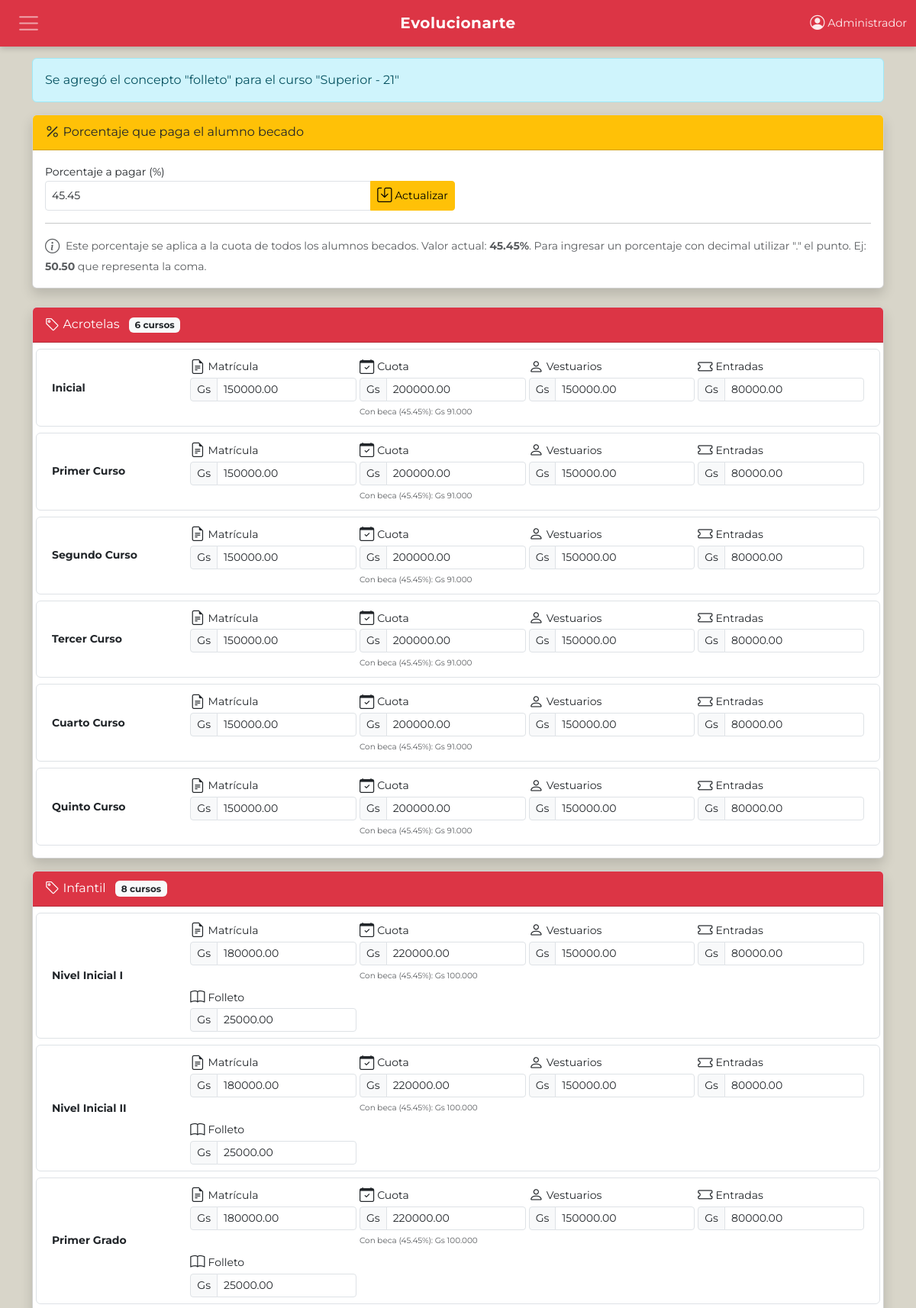
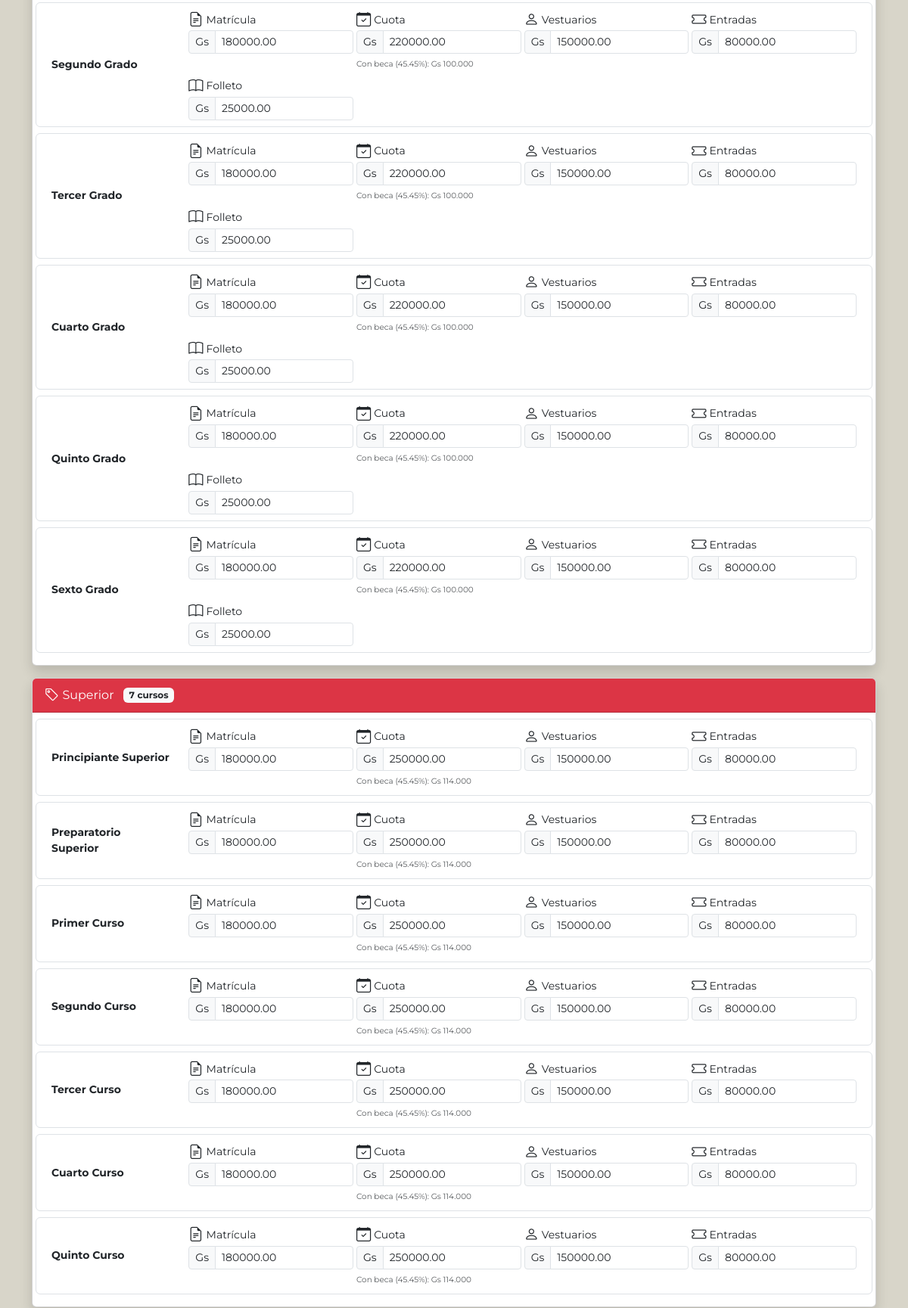
/secciones/configuracion/configurar_pagos.php (signed in, upper part), run on the app's committed database (2 pictures, top to bottom).
### tables this page shows
CREATE TABLE IF NOT EXISTS `cursos` (
  `id_curso` INT NOT NULL AUTO_INCREMENT,
  `nombre` VARCHAR(100) NOT NULL,
  `tipo` ENUM('Acrotelas', 'Infantil', 'Superior') NOT NULL,
  `orden` INT NOT NULL,
  `activo` TINYINT(1) DEFAULT 1,
  PRIMARY KEY (`id_curso`)
);

CREATE TABLE IF NOT EXISTS `configuracion` (
  `clave` VARCHAR(50) NOT NULL,
  `valor` VARCHAR(255) NOT NULL,
  PRIMARY KEY (`clave`)
);

### helpers/functions.php (called while the page is built, shortened)
<?php
function obtenerPorcentajeBeca($pdo) {
    $stmt = $pdo->query("SELECT valor FROM configuracion WHERE clave = 'porcentaje_beca'");
    $row = $stmt->fetch(PDO::FETCH_ASSOC);
    return $row ? (float)$row['valor'] : 45.45;
}

### secciones/configuracion/configurar_pagos.php (the view, shortened to what this page needs)
<?php
include '../../includes/header.php';
include '../../includes/navbar.php';
require_once '../../config/db.php';
$mensaje = '';
$porcentaje_beca = obtenerPorcentajeBeca($pdo);
$conceptos_por_tipo = [
    'Acrotelas' => ['matrícula', 'cuota', 'vestuarios', 'entradas'],
    'Infantil'  => ['matrícula', 'cuota', 'vestuarios', 'entradas', 'folleto'],
    'Superior'  => ['matrícula', 'cuota', 'vestuarios', 'entradas', 'folleto']
];
$sqlCursos = "SELECT id_curso, tipo FROM cursos WHERE activo = 1";
$stmtCursos = $pdo->query($sqlCursos);
$todosCursos = $stmtCursos->fetchAll(PDO::FETCH_ASSOC);
foreach ($todosCursos as $curso) {
    $conceptos_requeridos = $conceptos_por_tipo[$curso['tipo']] ?? [];
    $sqlCheck = "SELECT concepto FROM precios WHERE id_curso = ?";
    $stmtCheck = $pdo->prepare($sqlCheck);
    $stmtCheck->execute([$curso['id_curso']]);
    $existentes = $stmtCheck->fetchAll(PDO::FETCH_COLUMN);
    $faltantes = array_diff($conceptos_requeridos, $existentes);
    foreach ($faltantes as $concepto) {
        $mensaje = 'Se agregó el concepto "' . $concepto . '" para el curso "' . $curso['tipo'] . ' - ' . $curso['id_curso'] . '"';
    }
}
$sql = "SELECT c.id_curso, c.nombre AS curso_nombre, c.tipo AS curso_tipo,
               p.id_precio, p.concepto, p.precio
        FROM cursos c
        LEFT JOIN precios p ON c.id_curso = p.id_curso
        WHERE c.activo = 1
        ORDER BY c.tipo, c.orden, FIELD(p.concepto, 'matrícula', 'cuota', 'vestuarios', 'entradas', 'folleto')";
$stmt = $pdo->query($sql);
$datos = $stmt->fetchAll(PDO::FETCH_ASSOC);
$cursos = [];
foreach ($datos as $row) {
    $cursos[$row['curso_tipo']][$row['id_curso']]['nombre'] = $row['curso_nombre'];
    if ($row['concepto']) {
        $cursos[$row['curso_tipo']][$row['id_curso']]['precios'][$row['concepto']] = [
            'id_precio' => $row['id_precio'],
            'precio' => $row['precio']
        ];
    }
}
$conceptos_orden = ['matrícula', 'cuota', 'vestuarios', 'entradas', 'folleto'];
$iconos = [
    'matrícula' => 'bi-file-earmark-text',
    'cuota' => 'bi-calendar-check',
    'vestuarios' => 'bi-person',
    'entradas' => 'bi-ticket',
    'folleto' => 'bi-book'
];
?>
<div class="container mt-3 pb-4">
    <?php if ($mensaje): ?>
        <div class="alert alert-info"><?= $mensaje ?></div>
    <?php endif; ?>
    <div class="card shadow mb-4">
        <div class="card-header bg-warning text-dark py-2">
            <i class="bi bi-percent"></i> Porcentaje que paga el alumno becado
        </div>
        <div class="card-body py-3">
            <form method="POST">
                <div class="row g-2 align-items-end">
                    <div class="col-md-6">
                        <label class="form-label small mb-0">Porcentaje a pagar (%)</label>
                        <div class="input-group input-group-sm">
                            <input type="number" step="0.01" name="porcentaje_beca"
                                class="form-control" value="<?= $porcentaje_beca ?>"
                                min="0" max="100" required>
                            <button type="submit" class="btn btn-warning">
                                <i class="bi bi-save"></i> Actualizar
                            </button>
                        </div>
                    </div>
                </div>
                <hr class="my-3">
                <div class="row">
                    <div class="col-12">
                        <small class="text-muted">
                            <i class="bi bi-info-circle me-1"></i>
                            Este porcentaje se aplica a la cuota de todos los alumnos becados.
                            Valor actual: <strong><?= $porcentaje_beca ?>%</strong>. Para ingresar un porcentaje con decimal utilizar "." el punto. Ej: <strong>50.50</strong> que representa la coma.
                        </small>
                    </div>
                </div>
            </form>
        </div>
    </div>
    <form method="POST" id="formPrecios">
        <div class="row g-3">
            <?php foreach ($cursos as $tipo => $cursosTipo): ?>
                <div class="col-12">
                    <div class="card shadow">
                        <div class="card-header bg-danger text-white py-2">
                            <i class="bi bi-tag"></i> <?= $tipo ?>
                            <span class="badge bg-light text-dark ms-2"><?= count($cursosTipo) ?> cursos</span>
                        </div>
                        <div class="card-body py-2">
                            <?php foreach ($cursosTipo as $id_curso => $curso): ?>
                                <div class="row mb-2 p-2 border rounded align-items-center">
                                    <div class="col-md-2 fw-bold small"><?= htmlspecialchars($curso['nombre']) ?></div>
                                    <div class="col-md-10">
                                        <div class="row g-1">
                                            <?php foreach ($conceptos_orden as $concepto):
                                                $precioData = $curso['precios'][$concepto] ?? null;
                                                if (!$precioData) continue;
                                                $precio = $precioData['precio'];
                                                $precioConBeca = ($concepto === 'cuota') ? $precio * ($porcentaje_beca / 100) : $precio;
                                                $precioConBecaRedondeado = round($precioConBeca / 1000) * 1000;
                                            ?>
                                                <div class="col-6 col-md-3">
                                                    <label class="form-label small mb-0">
                                                        <i class="bi <?= $iconos[$concepto] ?> me-1"></i><?= ucfirst($concepto) ?>
                                                    </label>
                                                    <div class="input-group input-group-sm">
                                                        <span class="input-group-text">Gs</span>
                                                        <input type="number" step="0.01"
                                                            name="precio[<?= $precioData['id_precio'] ?>]"
                                                            class="form-control form-control-sm"
                                                            value="<?= $precio ?>">
                                                    </div>
                                                    <?php if ($concepto === 'cuota'): ?>
                                                        <small class="text-muted" style="font-size: 0.65rem;">
                                                            Con beca (<?= $porcentaje_beca ?>%): Gs <?= number_format($precioConBecaRedondeado, 0, ',', '.') ?>
                                                        </small>
                                                    <?php endif; ?>
                                                </div>
                                            <?php endforeach; ?>
                                        </div>
                                    </div>
                                </div>
                            <?php endforeach; ?>
                        </div>
                    </div>
                </div>
            <?php endforeach; ?>
        </div>
    </form>
</div>
<?php include '../../includes/footer.php'; ?>

### includes/header.php (style rules this page uses)
* { font-family: "Montserrat", sans-serif; }
body { background-color: #d8d5c9; padding-top: 60px; padding-bottom: 30px; }
.bi { display: inline-block; font-size: 1.2rem; vertical-align: -0.125em; }

### data on the page
cursos: mensaje "Se agregó el concepto \"folleto\" para el curso \"Superior - 21\""
configuracion: porcentaje_beca "45.45", valor "45.45", valor "91.000", valor "100.000", valor "114.000"

### other printed values
$_SESSION['nombre_completo'] "Administrador"
$tipo "Acrotelas"
count($cursosTipo) "6"
$curso['nombre'] "Inicial"
$concepto "Matrícula"
$concepto "Cuota"
$concepto "Vestuarios"
$concepto "Entradas"
$curso['nombre'] "Primer Curso"
$curso['nombre'] "Segundo Curso"
$curso['nombre'] "Tercer Curso"
$curso['nombre'] "Cuarto Curso"
$curso['nombre'] "Quinto Curso"
$tipo "Infantil"
count($cursosTipo) "8"
